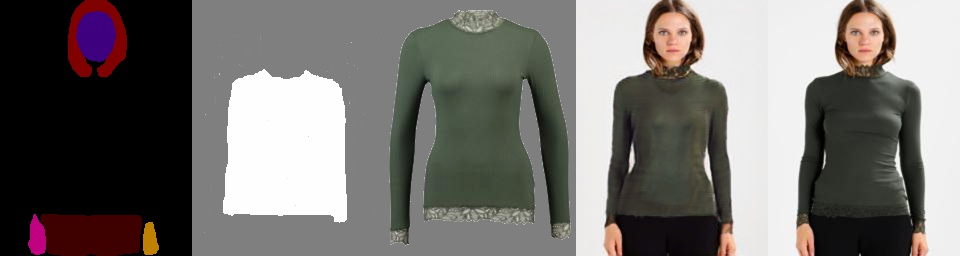
#> input picture ACGPN_train/sample/000154_0.jpg, 960 x 256 px
$ python make_mask.py -t ../ACGPN_train/sample/000154_0.jpg -s ../ACGPN_train/sample/000154_0.jpg
#> lines starting #> are read from the running program, lines starting #| are printed output that depends on the picture; after the words box and inside, x2 and y2 are one past the last pixel; in counts of white or black regions, pixels touching at a corner belong together
import numpy as np
import cv2
from matplotlib import pyplot as plt
import argparse
import time

def main(args):


    print(f"source: {args.source}")
    print(f"dest: {args.target}")


    image = cv2.imread(args.source)
#> image is the input picture: shape (256, 960, 3); mean B, G, R 111, 113.9, 117.3
    mask = np.zeros(image.shape[:2], dtype="uint8")
    rect = (1, 1, mask.shape[1], mask.shape[0])
#> rect = (1, 1, 960, 256)
    fgModel = np.zeros((1, 65), dtype="float")
    bgModel = np.zeros((1, 65), dtype="float")
    start = time.time()
    (mask, bgModel, fgModel) = cv2.grabCut(image, mask, rect, bgModel,
                                        fgModel, iterCount=10, mode=cv2.GC_INIT_WITH_RECT)
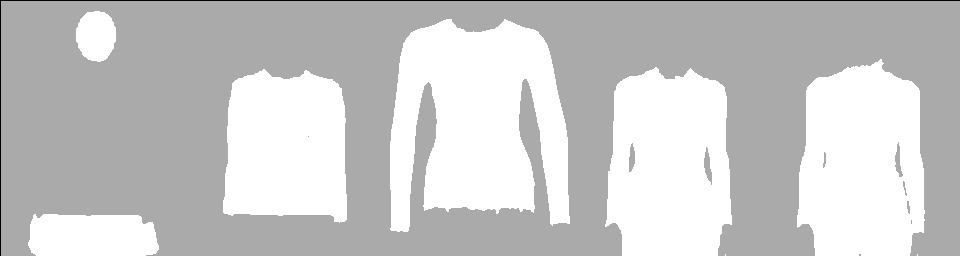
#> mask: shape (256, 960); min 0, max 3, mean 2.36; drawn with min black and max white
    outputMask = np.where((mask == cv2.GC_BGD) | (mask == cv2.GC_PR_BGD),0, 1)
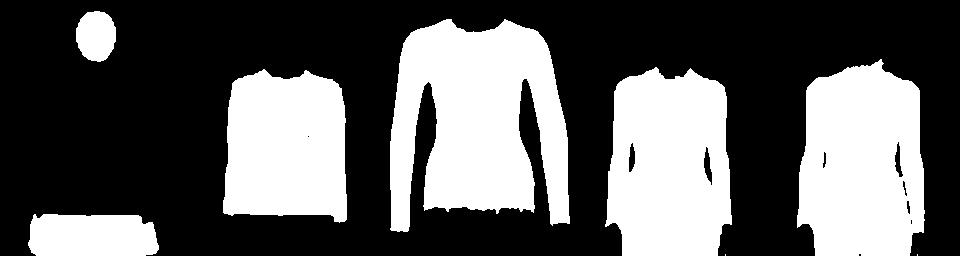
#> outputMask: shape (256, 960) int64; values 0 (black) and 1 (white), 37.1% white; 8 white regions (2 under 20 px), largest, box (x1, y1, x2, y2) and area: (390, 19, 570, 232) 27161, (797, 59, 925, 256) 20922, (605, 67, 732, 256) 20137, (223, 69, 347, 223) 16368, (28, 214, 159, 256) 5026, (76, 11, 116, 62) 1616
    outputMask = (outputMask * 255).astype("uint8")

    cv2.imwrite(args.target, outputMask)

    fig = plt.figure()
    rows = 1
    cols = 2

    ax1 = fig.add_subplot(rows, cols, 1)
    ax1.imshow(cv2.cvtColor(image, cv2.COLOR_BGR2RGB))
    ax1.set_title('Jumok community')
    ax1.axis("off")

    ax2 = fig.add_subplot(rows, cols, 2)
    ax2.imshow(cv2.cvtColor(outputMask, cv2.COLOR_BGR2RGB))
    ax2.set_title('Withered trees')
    ax2.axis("off")

    plt.show()
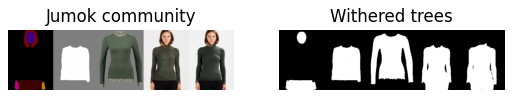
#> figure drawn by matplotlib, 2 panels


def get_arguments():

    parser = argparse.ArgumentParser()

    parser.add_argument('--target', '-t', required=True, help='destination full path name')
    parser.add_argument('--source', '-s', required=True, help='source full path name')

    args = parser.parse_args()

    return args

if __name__ == '__main__':
    args = get_arguments()
    main(args)
